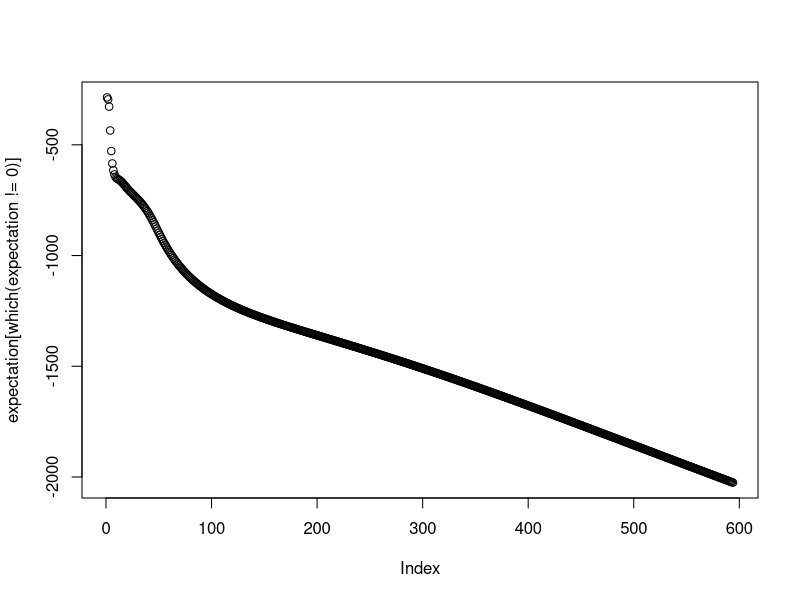
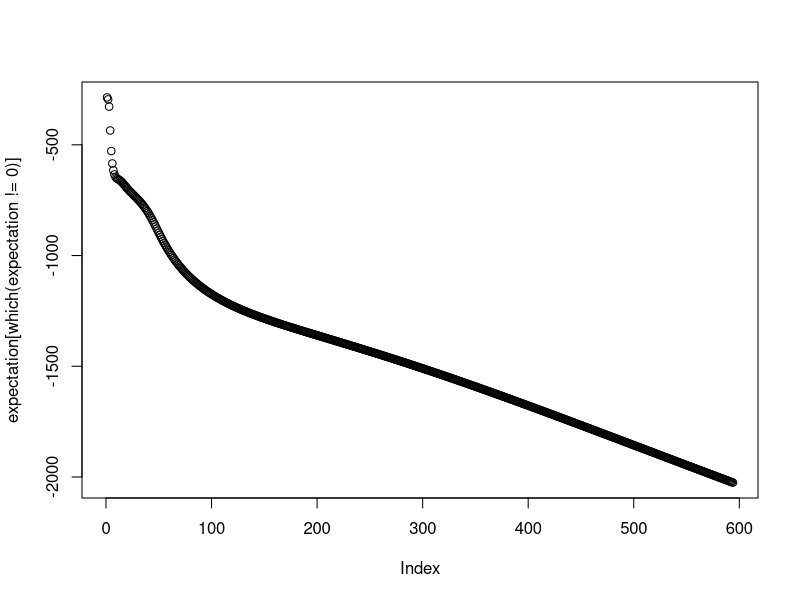
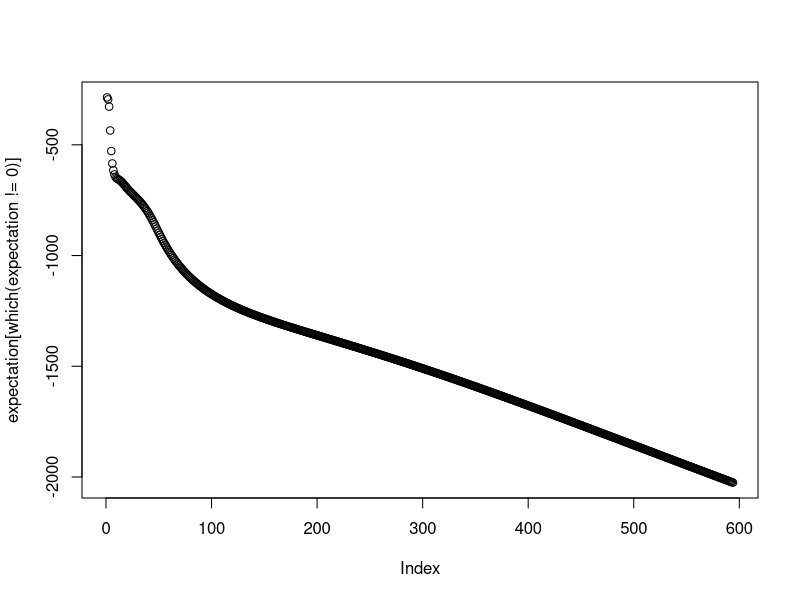
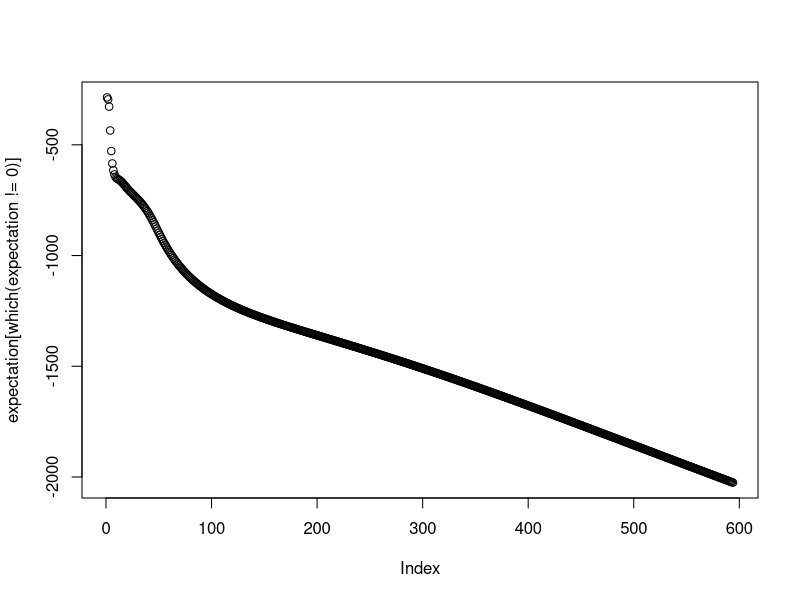
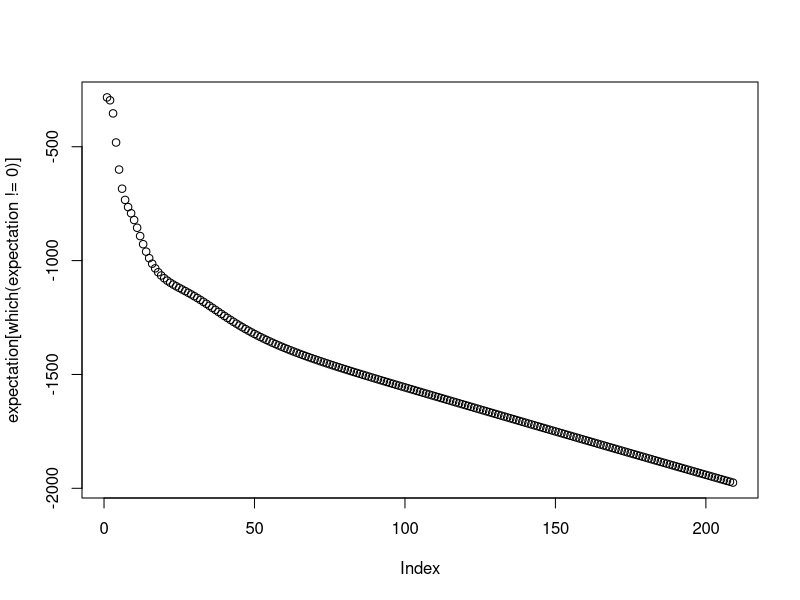
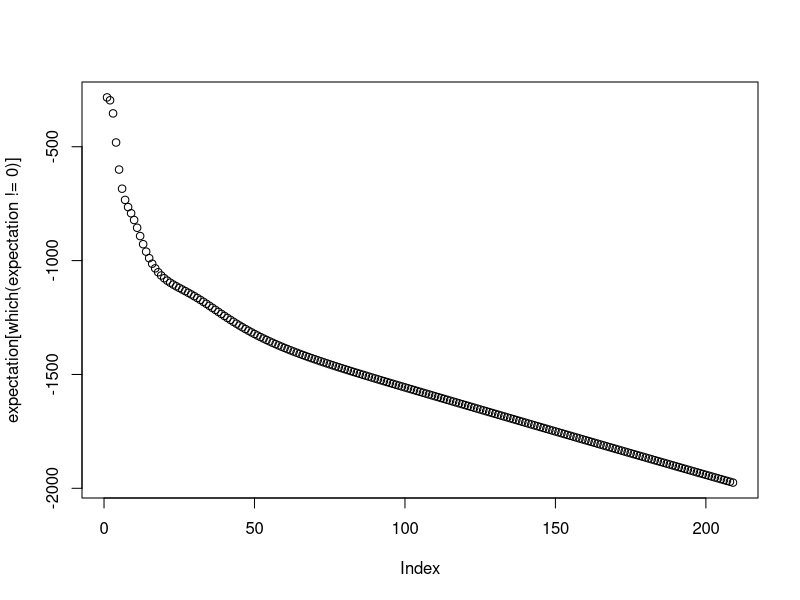
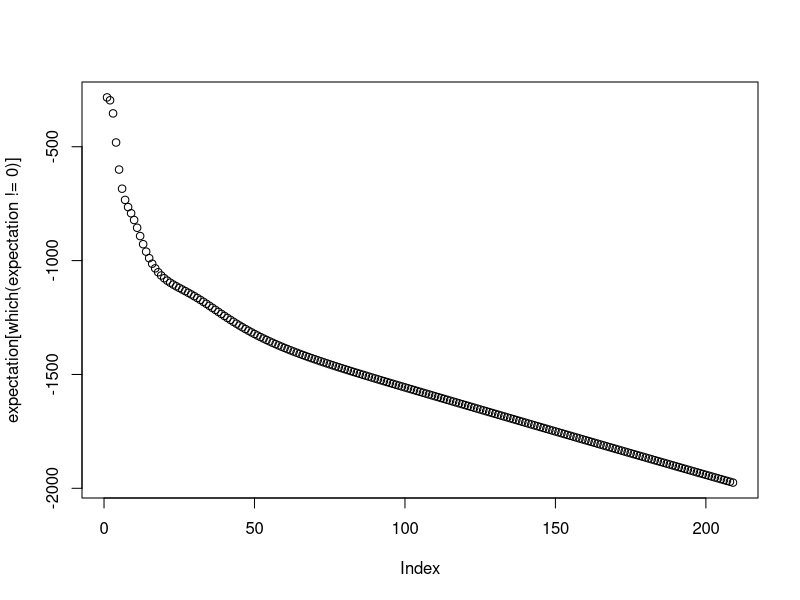
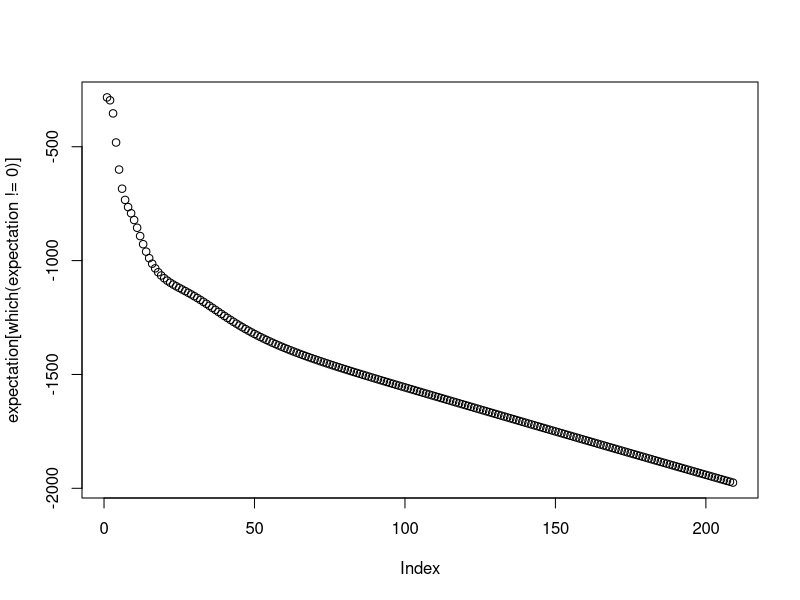

Source code (R) for these figures, in order: (Note: a time limit stopped this script after it produced the figures.)
########## Functions to be used in the simulation ################

A <- function(lambda, psi) {
  # Input: lambda: loading matrix of size p*k we have now
  #        psi: the variance matrix of size p*p of common factor we have now
  # Output: matrix A of size k*p (See definition in section 3.1)
  inv_mat <- solve(lambda %*% t(lambda) + psi)
  result <- t(lambda) %*% inv_mat
  return(result)
}

B <- function(lambda, psi) {
  # Input: lambda: loading matrix of size p*k we have now
  #        psi: the variance matrix of size p*p of common factor we have now
  # Output: B (See definition in section 3.1)
  k <- ncol(lambda)
  inv_mat <- solve(lambda %*% t(lambda) + psi)
  result <- diag(rep(1, k)) - t(lambda) %*% inv_mat %*% lambda
  return(result)
}

tr <- function(M){
  # Calculate the trace of matrix M
  return(sum(diag(M)))
}

E_step <- function(Y,lambda,psi){
  # Input: Y: the sample matrix of size n*p
  #        lambda: loading matrix of size p*k in current iteration
  #        psi: the common variance matrix of size p*p in current iteration
  # Output: The expectation in currect iteration (See equation (3.1) in section 3.1)
  n <- nrow(Y)
  mat_A <- A(lambda, psi)
  mat_B <- B(lambda, psi)
  result <- - n/2 * log(det(psi)) - 1/2 * tr(Y %*% solve(psi) %*% t(Y)) 
                            + tr(lambda %*% mat_A %*% t(Y) %*% Y %*% solve(psi)) 
                            - 1/2 * tr(lambda %*% ( n * mat_B + mat_A %*% t(Y) 
                                                       %*% Y %*% t(mat_A)) %*% t(lambda) %*% solve(psi))
  return(result)
}

psi_update <- function(lambda,psi,Y,j){
  # Input: lambda: loading matrix of size p*k we have now
  #        psi: the variance matrix of size p*p of common factor we have now
  #        Y: the response matrix of size n*p
  #        j: the element in (j,j) entry of matrix psi to update
  # Output: Updated psi[j,j]
  
  n <- nrow(Y)
  mat_A <- A(lambda,psi)
  mat_B <- B(lambda, psi)
  lambda_j <- lambda[j, ,drop = FALSE]
  Y.j <-Y[ ,j,drop = FALSE] # The j-th column of Y
  
  # Start calculating
  first_term <- (1/n) * t(Y.j) %*% Y.j
  second_term <- (-2/n) * lambda_j %*% mat_A %*% t(Y) %*% Y.j
  third_term <- (1/n) * lambda_j %*% (n * mat_B + mat_A %*% t(Y) %*% Y %*% t(mat_A)) %*% t(lambda_j)
  return(first_term + second_term + third_term)
}

psi_valid <- function(lambda,psi,Y){
  # Input: lambda: loading matrix of size p*k we have now
  #        psi: the variance matrix of size p*p of common factor we have now
  #        Y: the response matrix of size n*p
  # Output: True if psi is good to update (i.e in the concave region), False otherwise
  
  n <- nrow(Y)
  p <- ncol(Y)
  mat_A <- A(lambda,psi)
  mat_B <- B(lambda, psi)
  constraint <- numeric(length=p)
  for (j in 1:p){
    lambda_j <- lambda[j,,drop=FALSE]
    
    # Start calculating
    first_term <- (2/n) * sum(Y[,j]*Y[,j])
    second_term <- -(4/n) * lambda_j %*% as.matrix(rowSums(tcrossprod(mat_A,Y) 
                                                           %*% Y[,j, drop=FALSE]),ncol=1)
    third_term <- (2/n) * lambda_j %*% (n * mat_B + tcrossprod(mat_A,Y) 
                                        %*% tcrossprod(Y , mat_A)) %*% t(lambda_j)
    constraint[j]<- first_term + second_term + third_term
  }
  return(diag(psi)<=constraint)
}



lambda_update <- function(Y, lambda, psi, q){
  # Input: lambda: loading matrix of size p*k we have now
  #        psi: the variance matrix of size p*p of common factor we have now
  #        Y: the response matrix of size n*p
  #        q: the objective row of lambda to update
  # Output: Updated lambda[q, ]
  n <- nrow(Y)
  mat_A <- A(lambda,psi)
  mat_B <- B(lambda,psi)
  Y.q <- Y[ , q, drop = FALSE]
  result <- t(solve(n * mat_B + mat_A %*% t(Y) %*% Y %*% t(mat_A)) %*% mat_A %*% t(Y) %*% Y.q)
  return(result)
}

Standard_EM_update <- function(Y, m, initial_lambda, initial_psi){
  #### Input:
  ###    Y: nxp sample matrix
  ###    m: the order of the factor model
  ###    initial_loading: the initialization of the loading matrix used for the algorithm
  ###    initial_psi: the initialization of the psi-matrix used for the algorithm
  #### Output:
  ###    expectation: the expectation during updating
  ###    loading_result: the loading matrix after updating
  ###    psi_result: the psi-matrix after updating
  
  p <- ncol(Y)
  
  epsilon <- 0.001 # error tolerance
  n_max_iter <- 1000 # maximum iteration number
  
  
  step <- 0 # record the number of iterations
  loading_diff <- 1000 # Set a big difference in case smaller than tolerance at very beginning
  
  # Variables to store result
  expectation <- numeric(length = n_max_iter) # to store the expectation during updating
  
  ## Initialization
  lambda <- initial_lambda
  psi <- initial_psi
  
  while(loading_diff >= epsilon){
    step <- step + 1
    expectation[step] <- E_step(Y,lambda,psi)
    
    ## Update psi elementwisely
    psi_update_position <- which(psi_valid(lambda,psi,Y))
    for (j in psi_update_position){
      psi[j,j] <- psi_update(lambda,psi,Y,j)
    }
    #print(diag(psi))
    
    
    ## Update loading matrix using current psi rowwisely
    lambda_new <- matrix(0, nrow = p, ncol = m)
    for (j in 1:p){
      lambda_new[j,] <- lambda_update(Y, lambda, psi,j)
    }
    lambda_new[upper.tri(lambda_new)] <- 0
    #print(lambda_new)
    loading_diff <- norm(lambda_new - lambda, type = 'F')
    
    ## Update parameters
    lambda <- lambda_new
    
    if (step > n_max_iter){
      cli::cli_alert_warning('Failed to converge!')
      break
    }
  }
  lambda[abs(lambda) < 0.05] = 0
  plot(expectation[which(expectation != 0)])
  iter_to_converge <- length(expectation[which(expectation != 0)])
  result <- list(expectation[which(expectation != 0)], lambda, psi, iter_to_converge)
  return(result)
}

generate_sample <- function(n, p, real_lambda, real_psi){
  Y <- MASS::mvrnorm(n = n, mu = rep(0,p), Sigma = real_lambda %*% t(real_lambda) + real_psi) 
  return(Y)
}

display_result <- function(est_lambda, est_psi, real_lambda, real_psi, n, upper_triangle = TRUE, iterations){
  p <- nrow(real_lambda)
  m <- ncol(real_lambda)
  if (p < m){
    print('Bad model')
    return(0)
  }
  # Compute the sparsity of the est_lambda
  if (upper_triangle){
    sparsity <- (sum(est_lambda == 0) - (1/2) * (m - 1)^2) / (p * m)
  }
  
  # Compute MSE
  MSE <- (norm(est_lambda - real_lambda, type = "F") + norm(est_psi - real_psi, type = "F"))/(p + sum(real_lambda != 0))
  
  # Compute TPR
  real_zero_positions <- real_lambda == 0
  est_zero_positions <- est_lambda == 0
  true_positives <- real_zero_positions & est_zero_positions
  total_zeros_in_real <- sum(real_zero_positions)
  correctly_predicted_zeros <- sum(true_positives)
  if (upper_triangle){
    # If we enforce the est_lambda to be upper triangle
    TPR <- (correctly_predicted_zeros - (1/2) * (m - 1)^2) / (total_zeros_in_real - - (1/2) * (m - 1)^2)
  }
  else{
    TPR <- correctly_predicted_zeros / total_zeros_in_real
  }
  
  # Compute FPR
  false_positives <- (!real_zero_positions) & est_zero_positions
  total_non_zeros_in_real <- sum(!real_zero_positions)  
  false_positive_count <- sum(false_positives)
  FPR <- false_positive_count / total_non_zeros_in_real
  
  # summarize the result
  result <- c(n, p, m, sparsity, MSE, TPR, FPR, iterations)
  return(result)
}
################################################################################
N <- c(50,100,200,400,1000)

# loading 1
#p <- 6
#m <- 2
#real_lambda <- matrix(c(0.95,0,0.9,0,0.85,0,0,0.8,0,0.75,0,0.7), nrow = p, ncol = m, byrow = TRUE)
#real_psi <- diag(diag(diag(rep(1,p)) - real_lambda %*% t(real_lambda)))

p <- 12
m <- 4
real_lambda <- matrix(c(
  0.8, 0, 0, 0,
  0.8, 0, 0, 0,
  0.8, 0, 0, 0,
  0, 0.7, 0.7, 0,
  0, 0.7, 0.7, 0,
  0, 0.7, 0.7, 0,
  0.6, 0.6, 0, 0,
  0.6, 0.6, 0, 0,
  0.6, 0.6, 0, 0,
  0, 0, 0.5, 0.5,
  0, 0, 0.5, 0.5,
  0, 0, 0.5, 0.5
), nrow = 12, ncol = 4, byrow = TRUE)
real_psi <- diag(c(0.4, 0.4, 0.4, 0.2, 0.2, 0.2, 0.3, 0.3, 0.3, 0.5, 0.5, 0.5))


initial_lambda <- matrix(rep(1,p*m),nrow = p, ncol = m)
initial_psi <- diag(rep(1,p))
samples <- generate_sample(max(N),p, real_lambda, real_psi)

# Create an empty data frame with the specified column names
result.dataframe <- data.frame(
  n = numeric(),
  p = numeric(),
  m = numeric(),
  sparsity = numeric(),
  MSE = numeric(),
  TPR = numeric(),
  FPR = numeric(),
  iter_to_coverge = numeric()
)

# Display the empty data frame
print(df)


for (n in N){
  simulation_times <- 50
  M <- matrix(0, nrow = simulation_times, ncol = 8) # a matrix to store the simulation result and to calculate the mean
  for (i in 1:50){
    rows_to_extract <- sample(1:nrow(samples), n)
    Y <- samples[rows_to_extract, ,drop = FALSE]
    est_lambda <- Standard_EM_update(Y, m, initial_lambda, initial_psi)[[2]]
    est_psi <- Standard_EM_update(Y, m, initial_lambda, initial_psi)[[3]]
    iter_to_coverge <- Standard_EM_update(Y, m, initial_lambda, initial_psi)[[4]]
    Standard_EM_update(Y, m, initial_lambda, initial_psi)
    M[i,] <- display_result(est_lambda, est_psi, real_lambda, real_psi, n, upper_triangle = TRUE, iter_to_coverge)
  }
  aver_result <- colMeans(M)
  result.dataframe <- rbind(result.dataframe, data.frame(
    n = aver_result[1],
    p = aver_result[2],
    m = aver_result[3],
    sparsity = aver_result[4],
    MSE = aver_result[5],
    TPR = aver_result[6],
    FPR = aver_result[7],
    iter_to_coverge = aver_result[8]
  ))
}
saveRDS(result.dataframe, "C://Users//zhini//desktop//study material//A. Research Project//Master_Project//Outputs//thesis//Simulation code//result_standardEM_loading2.rds")
